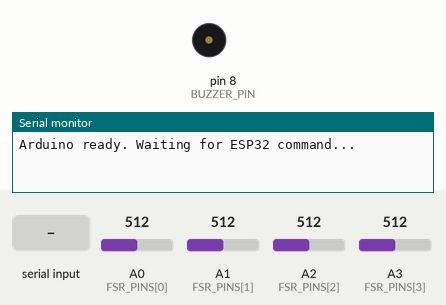
Recording of a sketch running on a simulated Arduino Mega 2560, built with avr-gcc and run on an emulated ATmega2560. Shown: buzzer (waves = sounding), the last lines printed to the serial monitor. The test bench sets the inputs (shaded band); at power-on: A0 (FSR_PINS[0]) = 512, A1 (FSR_PINS[1]) = 512, A2 (FSR_PINS[2]) = 512, A3 (FSR_PINS[3]) = 512.

Above: at 1.2 s.
1.3 s: "TEST_ALARM\n" received over the second serial link
At 2.7 s:
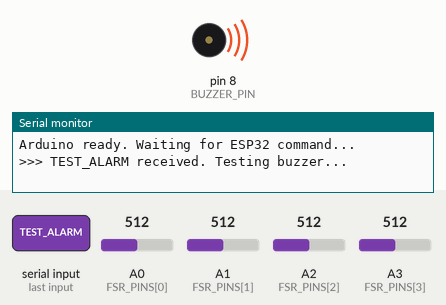
7.3 s: "MANUAL_NOISE\n" received over the second serial link
At 7.7 s:
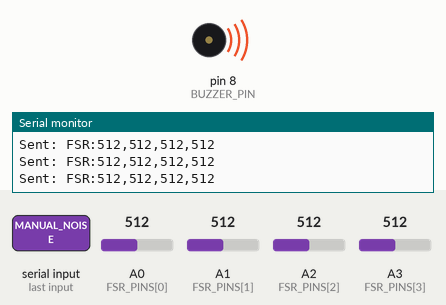
10.3 s: "MANUAL_STOP\n" received over the second serial link
At 11.5 s:
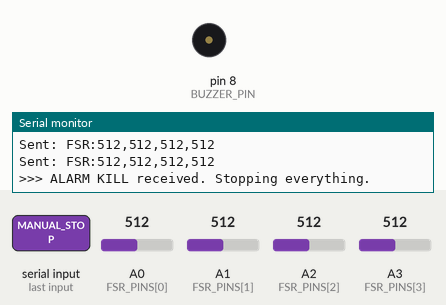
Timing chart, 0 to 12.8 s (numbered marks = the images above; inputs shaded):
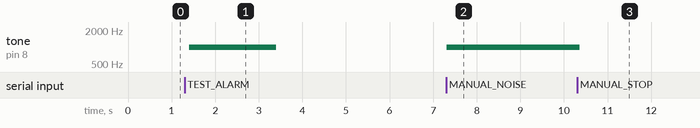

Measured:
- after the input at 1.3 s, tone on pin 8 (BUZZER_PIN): silent → 1000 Hz after 0.10 s, → silent 2.0 s later
- after the input at 7.3 s, tone on pin 8 (BUZZER_PIN): silent → 1000 Hz at once
- after the input at 10.3 s, tone on pin 8 (BUZZER_PIN): 1000 Hz → silent after 0.06 s

The sketch:

arduino_alarm.ino
```cpp
const int FSR_PINS[4] = {A0, A1, A2, A3};
const int BUZZER_PIN  = 8;

bool alarmActive      = false;
bool forceAlarmActive = false;

void setup() {
  Serial.begin(9600);
  Serial1.begin(9600);
  pinMode(BUZZER_PIN, OUTPUT);
  noTone(BUZZER_PIN);
  Serial.println("Arduino ready. Waiting for ESP32 command...");
}

void loop() {
  // ── 1. Check for commands from ESP32 ──────────────────
  if (Serial1.available()) {
    String msg = Serial1.readStringUntil('\n');
    msg.trim();

    if (msg == "ALARM_START") {
      alarmActive      = true;
      forceAlarmActive = false;
      Serial.println(">>> ALARM_START received. Sensors are LIVE!");
    }
    else if (msg == "ALARM_STOP") {
      alarmActive      = false;
      forceAlarmActive = false;
      noTone(BUZZER_PIN);
      Serial.println(">>> ALARM_STOP received. System deactivated.");
    }
    else if (msg == "TEST_ALARM") {
      Serial.println(">>> TEST_ALARM received. Testing buzzer...");
      tone(BUZZER_PIN, 1000);
      delay(2000);
      if (!forceAlarmActive) noTone(BUZZER_PIN);
      Serial.println(">>> Test complete.");
    }
    else if (msg == "MANUAL_NOISE") {
      Serial.println(">>> MANUAL ALARM received.");
      forceAlarmActive = true;
      alarmActive      = true;  // ensure FSR loop runs
      tone(BUZZER_PIN, 1000);
    }
    else if (msg == "MANUAL_STOP") {
      Serial.println(">>> ALARM KILL received. Stopping everything.");
      alarmActive      = false;
      forceAlarmActive = false;
      noTone(BUZZER_PIN);
    }
  }

 // ── 2. Read & Send Sensors ────────────────────────────
  if (alarmActive) {
    int readings[4];
    bool allZero = true;

    for (int i = 0; i < 4; i++) {
      readings[i] = analogRead(FSR_PINS[i]);
      if (readings[i] > 0) allZero = false;
    }

    String dataMsg = "FSR:" + String(readings[0]) + "," +
                               String(readings[1]) + "," +
                               String(readings[2]) + "," +
                               String(readings[3]);
    Serial1.println(dataMsg);
    Serial.println("Sent: " + dataMsg);

    if (forceAlarmActive) {
      if (allZero) {
        noTone(BUZZER_PIN);
        Serial.println(">>> All FSRs zero, waiting for pressure...");
      } else {
        tone(BUZZER_PIN, 1000);  // they got back in, buzz again
      }
    }
  }
  delay(100);
}
```
